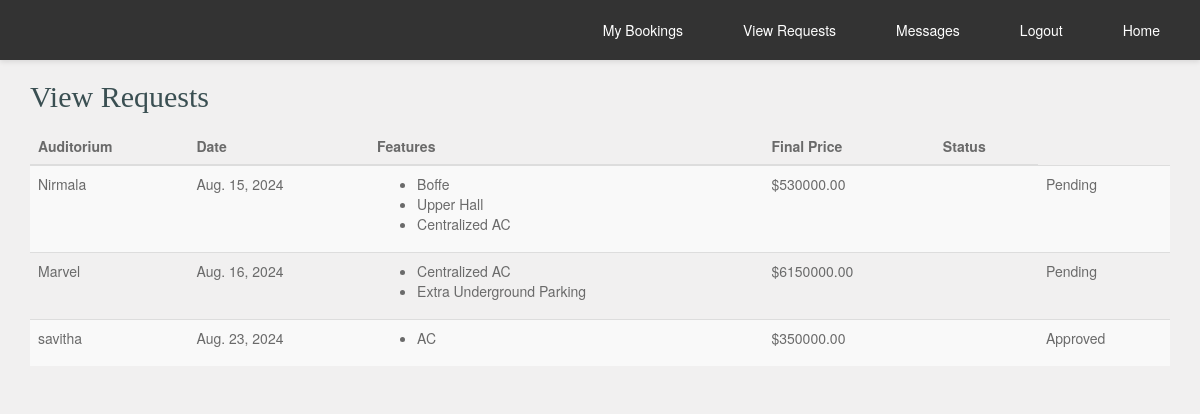
The app's page /view_requests/ (signed in), older data.
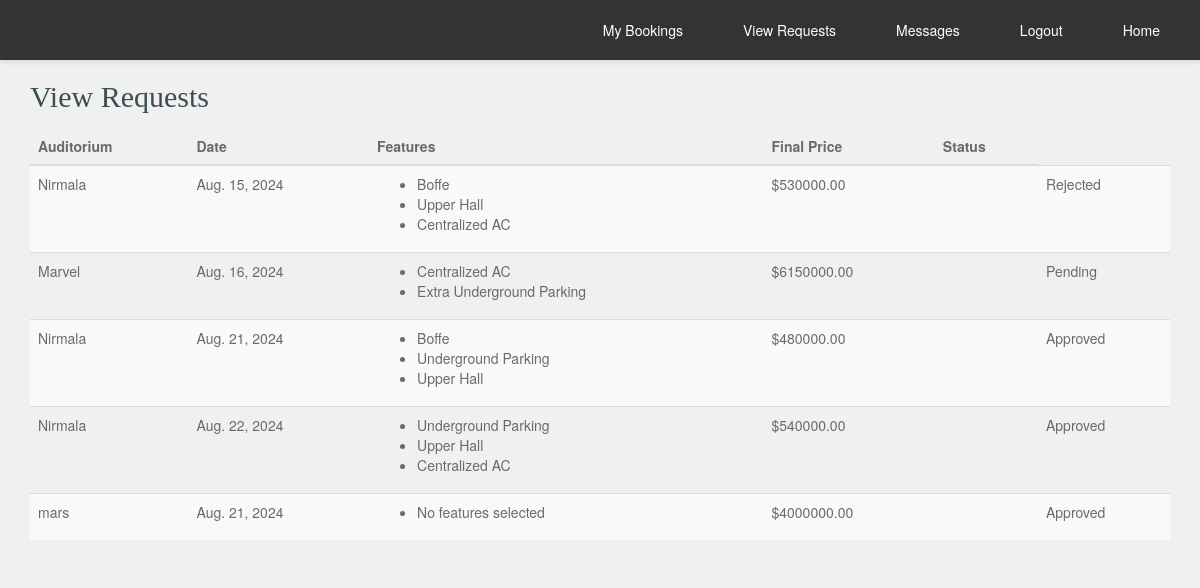
The same page, newer data.
### auditorium/models.py (models this page shows, shortened)
class UserRequest(models.Model):
    user = models.ForeignKey(User, on_delete=models.CASCADE)
    auditorium = models.ForeignKey(Auditorium, on_delete=models.CASCADE)
    date = models.DateField()
    features = models.ManyToManyField(Feature)
    final_price = models.DecimalField(max_digits=10, decimal_places=2)
    approved = models.BooleanField(default=False)
    rejected = models.BooleanField(default=False)
    payment_requested = models.BooleanField(default=False)
    stripe_payment_intent_id = models.CharField(max_length=255, blank=True, null=True)
    created_at = models.DateTimeField(auto_now_add=True)

class Auditorium(models.Model):
    user = models.ForeignKey(User, on_delete=models.CASCADE)
    location = models.CharField(max_length=255)
    capacity = models.IntegerField()
    features = models.ManyToManyField('Feature', related_name='auditoriums', blank=True)
    price = models.DecimalField(max_digits=10, decimal_places=2)
    images = models.ImageField(upload_to='auditorium_images/', blank=True, default='../static/images/blue_mac2.jpg')
    approved = models.BooleanField(default=False)  # Ensure this field exists

class User(AbstractBaseUser, PermissionsMixin):
    username = models.CharField(max_length=150, unique=True)
    email = models.EmailField(unique=True)
    role = models.CharField(max_length=50, blank=True, null=True)
    is_staff = models.BooleanField(default=False)
    is_active = models.BooleanField(default=True)
    groups = models.ManyToManyField(Group, related_name='custom_user_groups')
    user_permissions = models.ManyToManyField(Permission, related_name='custom_user_permissions')
    objects = CustomUserManager()
    USERNAME_FIELD = 'email'
    REQUIRED_FIELDS = ['username']

class Feature(models.Model):
    name = models.CharField(max_length=255)
    amount = models.DecimalField(max_digits=10, decimal_places=2)
    auditorium = models.ForeignKey(Auditorium, related_name='auditorium_features', on_delete=models.CASCADE)

### auditorium/views.py (the view)
# urls.py: path('view_requests/', views.view_requests, name='view_requests'),
@login_required
def view_requests(request):
    user_requests = UserRequest.objects.filter(user=request.user)
    return render(request, 'view_requests.html', {'user_requests': user_requests})

### auditorium/templates/view_requests.html (shortened to what this page needs)
<!DOCTYPE html>
<html lang="en-US">
<head>
    <link rel="stylesheet" href="../static/css/bootstrap.min.css">
    <link rel="stylesheet" href="../static/css/font-awesome.min.css">
    <link rel="stylesheet" href="../static/css/style.css" media="screen"/>
</head>
<body>
    {% include 'user_navbar.html' %}
    <div class="container">
        <h2>View Requests</h2>
        <table class="table table-striped">
            <thead>
                <tr>
                    <th>Auditorium</th>
                    <th>Date</th>
                    <th>Features</th>
                    <th>Final Price</th>
                    <th>Status</th>
                </tr>
            </thead>
            <tbody>
                {% for request in user_requests %}
                <tr>
                    <td>{{ request.auditorium.user.username }}</td>
                    <td>{{ request.date }}</td>
                    <td>
                        <ul>
                            {% for feature in request.features.all %}
                            <li>{{ feature.name }}</li>
                            {% empty %}
                            <li>No features selected</li>
                            {% endfor %}
                            </ul>
                    </td>
                    <td>${{ request.final_price }}</td>
                    <td>
                        <td>
                            {% if request.approved %}
                                Approved
                            {% elif request.rejected %}
                                Rejected
                            {% else %}
                                Pending
                            {% endif %}
                        </td>
                    </td>
                </tr>
                {% empty %}
                <tr>
                    <td colspan="5">No requests found.</td>
                </tr>
                {% endfor %}
            </tbody>
        </table>
    </div>
</body>
</html>

Row changes from the older to the newer data that the page shows:
removed UserRequest: auditorium.user.username "savitha", date "Aug. 23, 2024", final_price "350000.00", approved "Approved"
no longer on this page (row unchanged): Feature: name "AC", shown under "savitha"
changed UserRequest "Aug. 15, 2024": rejected "Pending" → "Rejected"
added UserRequest: auditorium.user.username "Nirmala", date "Aug. 21, 2024", final_price "480000.00", approved "Approved", Feature (name "Boffe"), Feature (name "Upper Hall")
now on this page (row unchanged): Feature: name "Underground Parking"
added UserRequest: auditorium.user.username "Nirmala", date "Aug. 22, 2024", final_price "540000.00", approved "Approved", Feature (name "Upper Hall"), Feature (name "Centralized AC")
added UserRequest: auditorium.user.username "mars", date "Aug. 21, 2024", final_price "4000000.00", approved "Approved"
